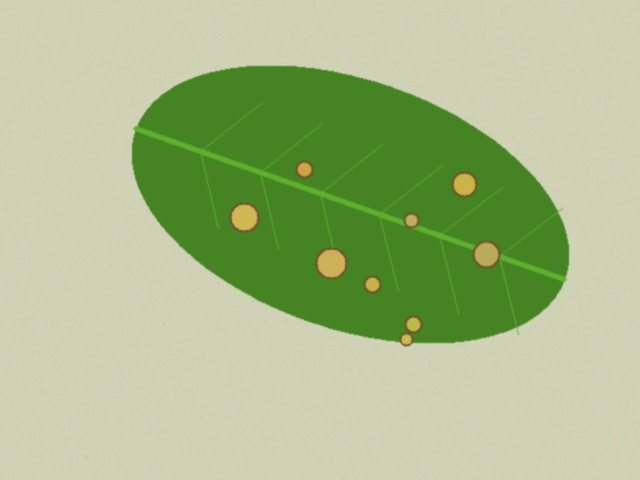
#> input picture data/sintetis/bersih/teh_041.png, 640 x 480 px, found by its file name
$ jupyter execute --allow-errors B4_penapisan.ipynb
#> lines starting #> are read from the running program, lines starting #| are printed output that depends on the picture
[cell 1]
import cv2
import numpy as np
import pandas as pd
import matplotlib.pyplot as plt
import time
import os

[cell 2]
import os

#> (the rest of this cell did not finish here and is left out)

[cell 3]
from google.colab import files

uploaded = files.upload()
#> the answer given: teh_041.png

[cell 4]
import os
import zipfile

os.makedirs("/content/data", exist_ok=True)

#> (the rest of this cell did not finish here and is left out)

[cell 5]
import os

print(os.listdir("/content/data/data"))

[cell 6]
import os

print(os.listdir("/content/data/data/sintetis"))

[cell 7]
import os

print(os.listdir("/content/data/data/sintetis/bersih")[:10])

[cell 8]
nama = "teh_041.png"

bersih = cv2.imread(
    f"/content/data/data/sintetis/bersih/{nama}",
    cv2.IMREAD_GRAYSCALE
)
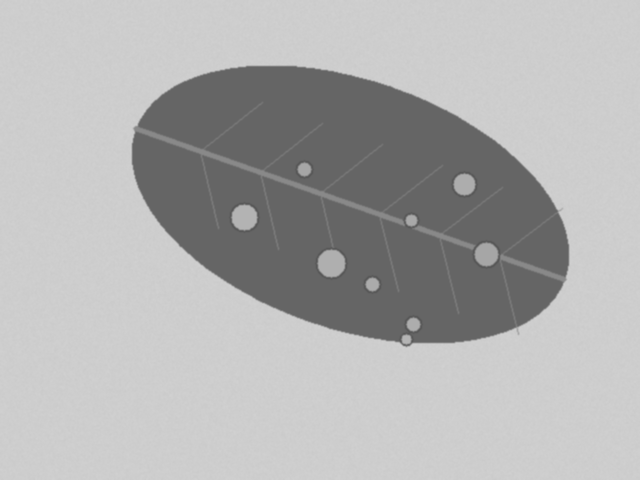
#> bersih: shape (480, 640); min 87, max 209, mean 175.9

print("Ukuran citra:", bersih.shape)
#| Ukuran citra: (480, 640)

[cell 9]
kernels = {
    "rerata": np.ones((3, 3), dtype=float) / 9,
    "asimetris": np.array([
        [1, 0, -1],
        [2, 0, -2],
        [1, 0, -1]
    ], dtype=float)
}

#> (the rest of this cell did not finish here and is left out)

[cell 10]
def tambah_derau_gaussian(img, sigma, seed=1026):
    rng = np.random.default_rng(seed)
    noise = rng.normal(0, sigma, img.shape)
    hasil = img.astype(float) + noise
    return np.clip(hasil, 0, 255).astype(np.uint8)


def tambah_derau_sp(img, proporsi, seed=1026):
    rng = np.random.default_rng(seed)
    hasil = img.copy()

    jumlah = int(proporsi * img.size)
    indeks = rng.choice(img.size, jumlah, replace=False)

    setengah = jumlah // 2
    hasil.flat[indeks[:setengah]] = 0
    hasil.flat[indeks[setengah:]] = 255

    return hasil

[cell 11]
def buat_penapis(img):
    return {
        "Rerata 3x3": cv2.blur(img, (3, 3)),
        "Rerata 5x5": cv2.blur(img, (5, 5)),
        "Gaussian 5x5": cv2.GaussianBlur(img, (5, 5), 0),
        "Median 3x3": cv2.medianBlur(img, 3),
        "Median 5x5": cv2.medianBlur(img, 5),
        "Median 9x9": cv2.medianBlur(img, 9)
    }

[cell 12]
hasil_b4 = []

def uji_penapis(citra_asli, citra_derau, jenis_derau, tingkat):
    for nama, hasil in buat_penapis(citra_derau).items():

        waktu_awal = time.perf_counter()
        hasil = buat_penapis(citra_derau)[nama]
        waktu = time.perf_counter() - waktu_awal

        psnr = cv2.PSNR(citra_asli, hasil)

        hasil_b4.append({
            "Jenis Derau": jenis_derau,
            "Tingkat Derau": tingkat,
            "Penapis": nama,
            "PSNR (dB)": psnr,
            "Waktu (s)": waktu
        })

[cell 13]
# Derau Gaussian
for sigma in [10, 20, 40]:
    citra_derau = tambah_derau_gaussian(bersih, sigma)
    uji_penapis(bersih, citra_derau, "Gaussian", sigma)
#> this loop made 3 passes
#> pass 2, in tambah_derau_gaussian (call 2), `hasil = img.astype(float) + noise`:
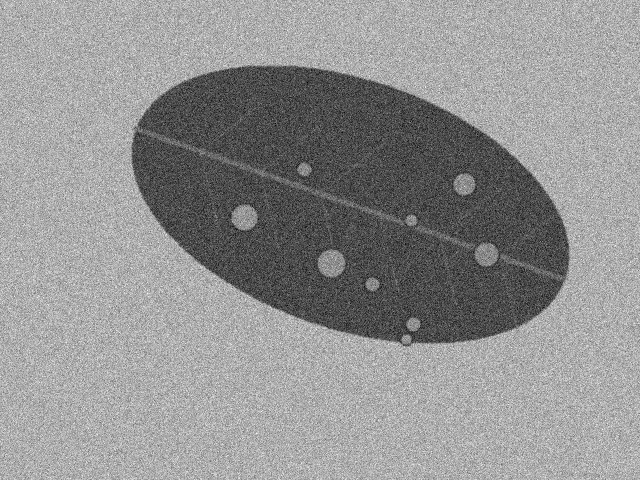
#> hasil: shape (480, 640) float64; min 21.61, max 290, mean 175.9; drawn with min black and max white

# Derau salt-and-pepper
for tingkat in [0.04, 0.10]:
    citra_derau = tambah_derau_sp(bersih, tingkat)
    uji_penapis(bersih, citra_derau, "Salt-and-pepper", tingkat)
#> this loop made 2 passes
#> pass 1, `citra_derau = tambah_derau_sp(bersih, tingkat)`:
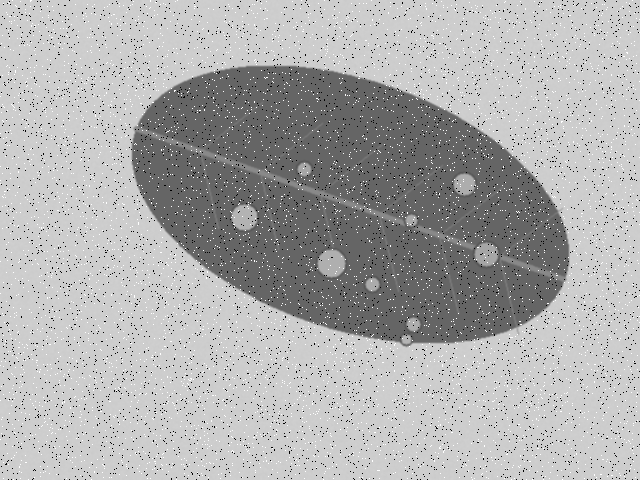
#> citra_derau: shape (480, 640); min 0, max 255, mean 174
#> pass 2, `citra_derau = tambah_derau_sp(bersih, tingkat)`:
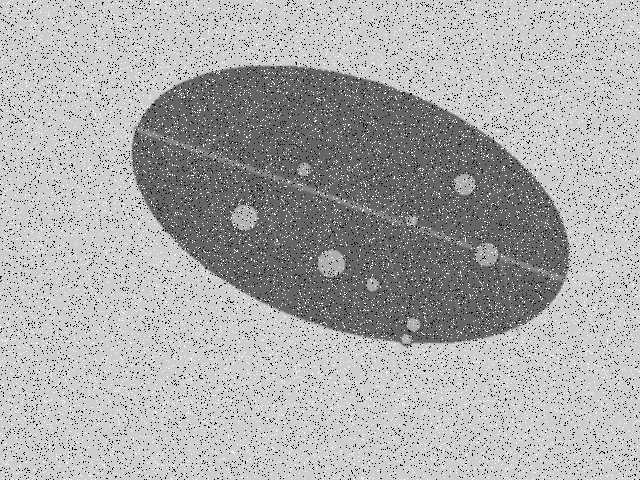
#> citra_derau: shape (480, 640); min 0, max 255, mean 171.1

df_b4 = pd.DataFrame(hasil_b4)

display(df_b4)

$ run again, with data/sintetis/bersih/teh_004.png copied over data/sintetis/bersih/teh_041.png
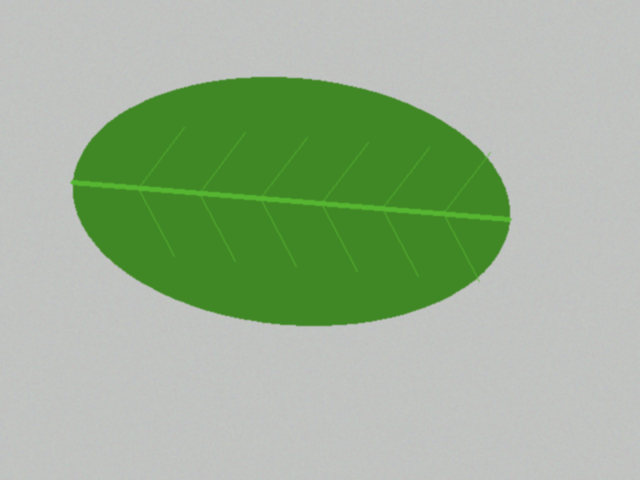
#> input picture data/sintetis/bersih/teh_004.png, 640 x 480 px, found by its file name
#> `bersih = cv2.imread( f"/content/data/data/sintetis/bersih/{nama}", cv2..`:
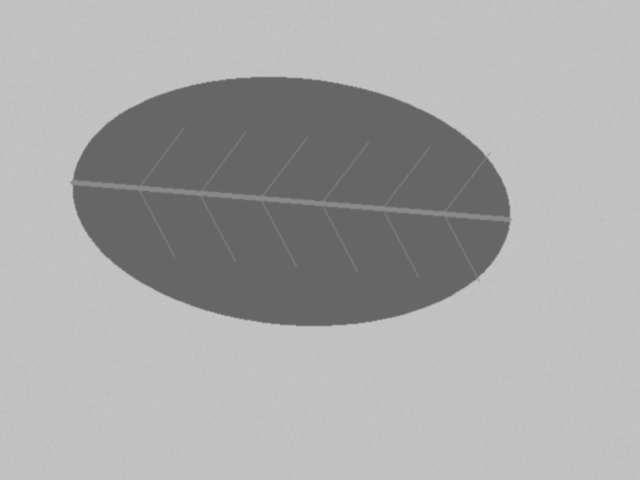
#> bersih: shape (480, 640); min 102, max 197, mean 168.3
#| Ukuran citra: (480, 640)
#> the loop `for tingkat in [0.04, 0.10]:` made 2 passes
#> pass 2, `citra_derau = tambah_derau_sp(bersih, tingkat)`:
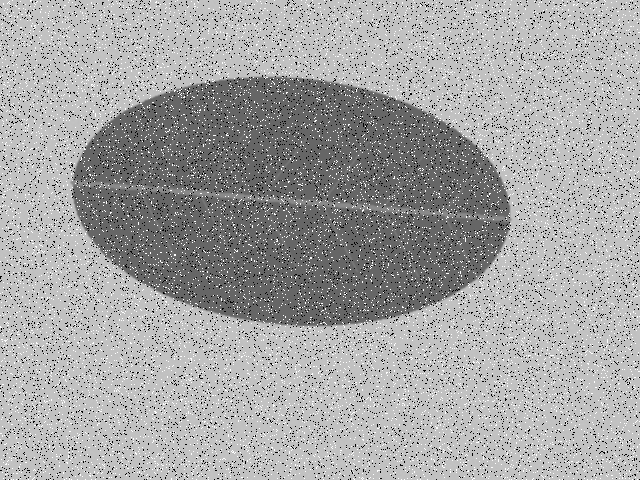
#> citra_derau: shape (480, 640); min 0, max 255, mean 164.2

$ run again, with data/sintetis/bersih/teh_005.png copied over data/sintetis/bersih/teh_041.png
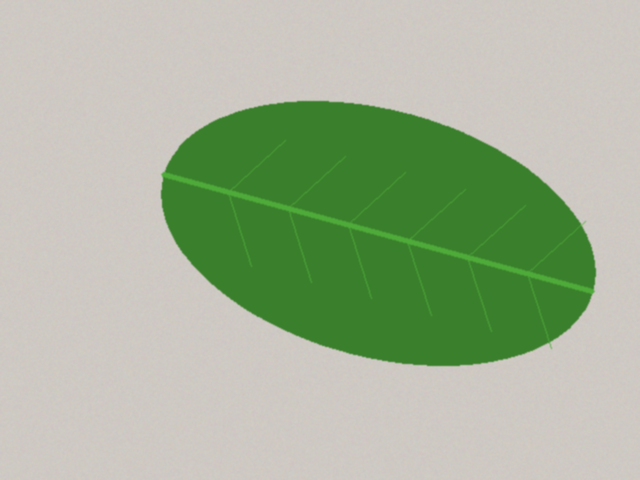
#> input picture data/sintetis/bersih/teh_005.png, 640 x 480 px, found by its file name
#> `bersih = cv2.imread( f"/content/data/data/sintetis/bersih/{nama}", cv2..`:
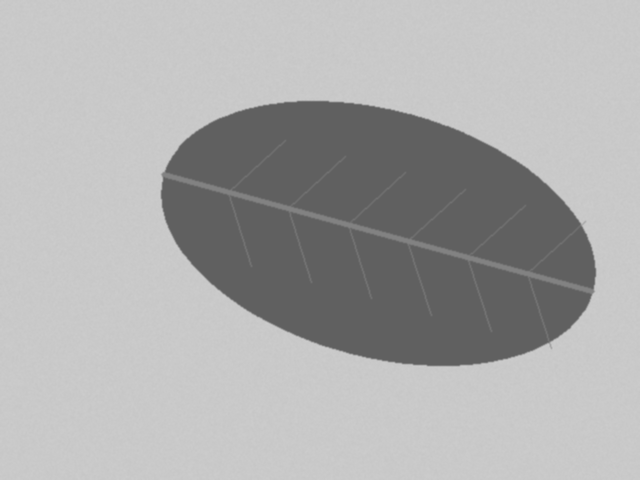
#> bersih: shape (480, 640); min 96, max 204, mean 171.7
#| Ukuran citra: (480, 640)
#> the loop `for tingkat in [0.04, 0.10]:` made 2 passes
#> pass 2, `citra_derau = tambah_derau_sp(bersih, tingkat)`:
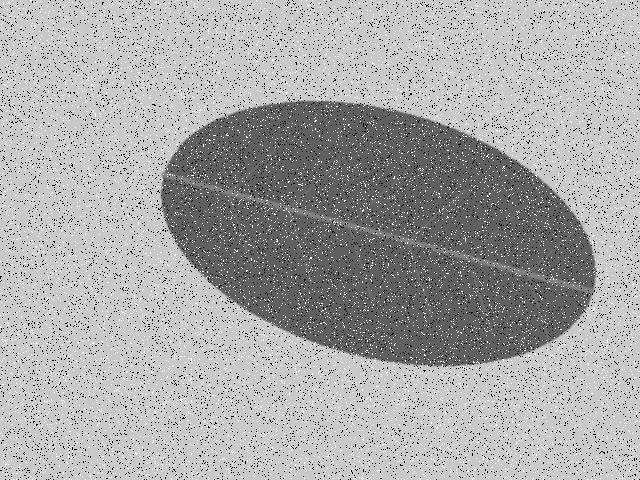
#> citra_derau: shape (480, 640); min 0, max 255, mean 167.3
